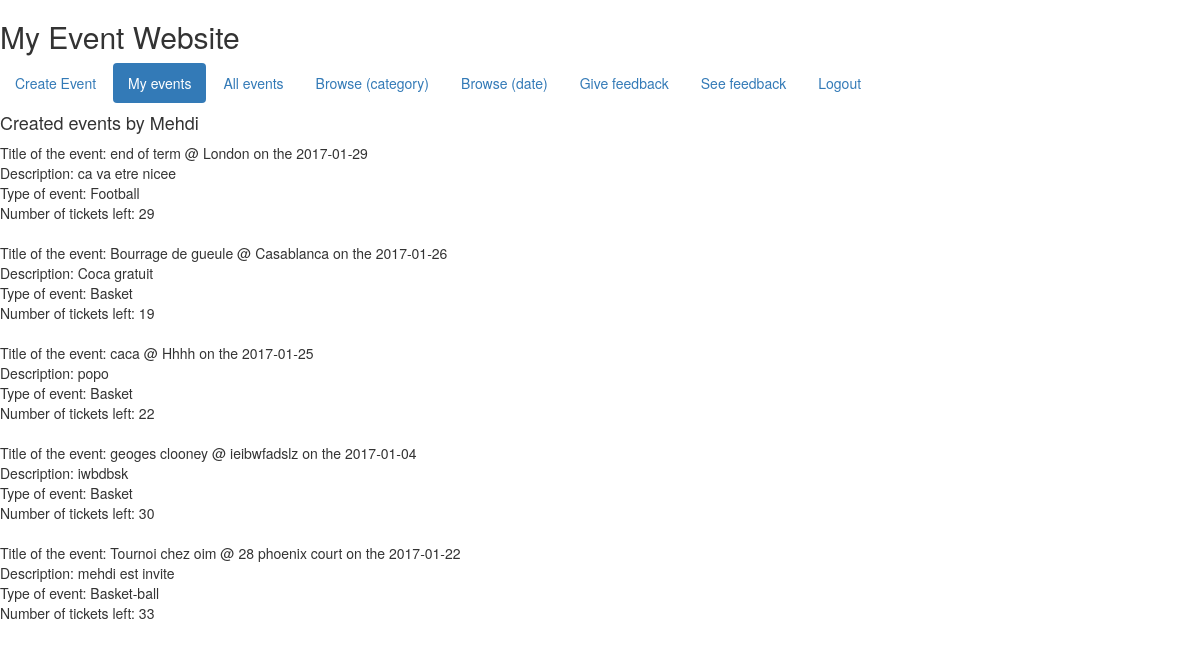
/myevents.php (signed in), run on the app's committed database.
### tables this page shows
CREATE TABLE IF NOT EXISTS `events` (
  `id` int(11) NOT NULL AUTO_INCREMENT,
  `title` varchar(255) NOT NULL,
  `description` varchar(255) NOT NULL,
  `location` varchar(255) NOT NULL,
  `startdate` varchar(255) NOT NULL,
  `enddate` varchar(255) NOT NULL,
  `categorisation` varchar(255) NOT NULL,
  `tickets` varchar(255) NOT NULL,
  `userid` int(11) NOT NULL,
  PRIMARY KEY (`id`),
  KEY `userid` (`userid`)
);

### myevents.php (the view, shortened to what this page needs)
<?php
$hostname = "localhost";
$username = "root";
$password = "root";
$databaseName = "userr";
$connect = mysqli_connect($hostname, $username, $password, $databaseName);
$query = "SELECT * FROM events";
$result = mysqli_query($connect, $query);
 $id = $_SESSION['sess_id'];
?>
<!doctype html>
<html>
  <link rel="stylesheet" href="https://maxcdn.bootstrapcdn.com/bootstrap/3.3.7/css/bootstrap.min.css">
<head>
</head>
<body>
 <h2>My Event Website</h2>
  <ul class="nav nav-pills" role="tablist">
    <li><a href="createEvent.php">Create Event</a></li>
    <li class="active"><a href="myevents.php">My events</a></li>
    <li><a href="allEvents.php">All events</a></li>
    <li><a href="browsebycategory.php">Browse (category)</a></li>
    <li><a href="browseByDate.php">Browse (date)</a></li>
    <li><a href="feedback.php">Give feedback</a></li>
    <li><a href="seefeedback.php">See feedback</a></li>
    <li> <a href="logout.php">Logout</a></li>
  </ul>
     <h4> Created events by <?=$_SESSION['sess_name'];?> </h4>
    <div>
    <?php
while($row = mysqli_fetch_array($result)){
 if ($id==$row['userid']) {
    echo "Title of the event: " . $row['title'] . " @ " . $row['location'] . "</td> <td>" . " on the " . $row['startdate']."<br />". "Description: " .  $row['description']. "<br /> Type of event: " .  $row['categorisation']."<br />". "Number of tickets left: " .  $row['tickets']."<br />" . "</td><br /></tr>" ;
 }
}
    ?>
    </div>
</body>
</html>

### data on the page
events: title "end of term", location "London", startdate "2017-01-29", description "ca va etre nicee", categorisation "Football", tickets "29"
events: title "Bourrage de gueule", location "Casablanca", startdate "2017-01-26", description "Coca gratuit", categorisation "Basket", tickets "19"
events: title "caca", location "Hhhh", startdate "2017-01-25", description "popo", categorisation "Basket", tickets "22"
events: title "geoges clooney", location "ieibwfadslz", startdate "2017-01-04", description "iwbdbsk", categorisation "Basket", tickets "30"
events: title "Tournoi chez oim", location "28 phoenix court", startdate "2017-01-22", description "mehdi est invite", categorisation "Basket-ball", tickets "33"

### other printed values
$_SESSION['sess_name'] "Mehdi"
